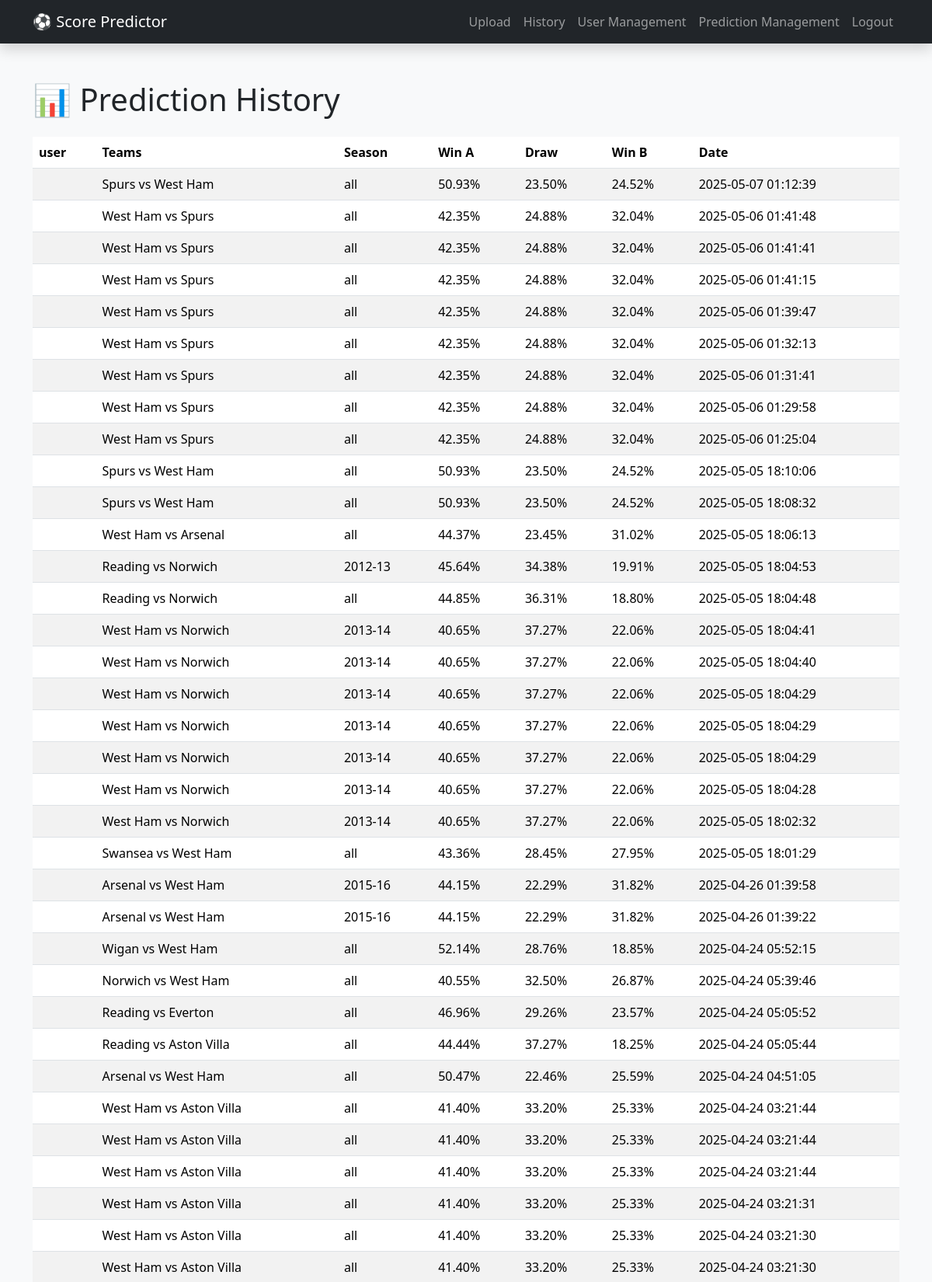
/admin/user_detail.php (signed in, upper part), run on the app's committed database.
### tables this page shows
CREATE TABLE `prediction_history` (
  `id` int(11) NOT NULL,
  `username` varchar(255) DEFAULT NULL,
  `teamA` varchar(255) DEFAULT NULL,
  `teamB` varchar(255) DEFAULT NULL,
  `season` varchar(50) DEFAULT NULL,
  `winA` decimal(5,2) DEFAULT NULL,
  `draw` decimal(5,2) DEFAULT NULL,
  `winB` decimal(5,2) DEFAULT NULL,
  `prediction_details` text DEFAULT NULL,
  `created_at` timestamp NOT NULL DEFAULT current_timestamp()
);

### admin/user_detail.php (the view, shortened to what this page needs)
<?php
require_once '../config.php';
$stmt = $pdo->query("SELECT * FROM prediction_history ORDER BY created_at DESC");
$predictions = $stmt->fetchAll();
?>
<!DOCTYPE html>
<html lang="en">
<head>
    <link href="https://cdn.jsdelivr.net/npm/bootstrap@5.3.3/dist/css/bootstrap.min.css" rel="stylesheet">
</head>
<body class="bg-light">
<?php include 'admin_navbar.php'; ?>
<div class="container py-5">
    <h1 class="mb-4">📊 Prediction History</h1>
    <table class="table table-striped">
        <thead>
            <tr>
                <th>user</th>
                <th>Teams</th>
                <th>Season</th>
                <th>Win A</th>
                <th>Draw</th>
                <th>Win B</th>
                <th>Date</th>
            </tr>
        </thead>
        <tbody>
                <tr>
                <?php foreach ($predictions as $row): ?>
                    <td><?= $row['username'] ?></td>
                    <td><?= htmlspecialchars($row['teamA']) ?> vs <?= htmlspecialchars($row['teamB']) ?></td>
                    <td><?= htmlspecialchars($row['season']) ?></td>
                    <td><?= $row['winA'] ?>%</td>
                    <td><?= $row['draw'] ?>%</td>
                    <td><?= $row['winB'] ?>%</td>
                    <td><?= $row['created_at'] ?></td>
                </tr>
            <?php endforeach; ?>
        </tbody>
    </table>
</div>
</body>
</html>

### data on the page
prediction_history: teamA "Spurs", teamB "West Ham", season "all", winA "50.93", draw "23.50", winB "24.52", created_at "2025-05-07 01:12:39"
prediction_history: teamA "West Ham", teamB "Spurs", season "all", winA "42.35", draw "24.88", winB "32.04", created_at "2025-05-06 01:41:48"
prediction_history: teamA "West Ham", teamB "Spurs", season "all", winA "42.35", draw "24.88", winB "32.04", created_at "2025-05-06 01:41:41"
prediction_history: teamA "West Ham", teamB "Spurs", season "all", winA "42.35", draw "24.88", winB "32.04", created_at "2025-05-06 01:41:15"
prediction_history: teamA "West Ham", teamB "Spurs", season "all", winA "42.35", draw "24.88", winB "32.04", created_at "2025-05-06 01:39:47"
prediction_history: teamA "West Ham", teamB "Spurs", season "all", winA "42.35", draw "24.88", winB "32.04", created_at "2025-05-06 01:32:13"
prediction_history: teamA "West Ham", teamB "Spurs", season "all", winA "42.35", draw "24.88", winB "32.04", created_at "2025-05-06 01:31:41"
prediction_history: teamA "West Ham", teamB "Spurs", season "all", winA "42.35", draw "24.88", winB "32.04", created_at "2025-05-06 01:29:58"
prediction_history: teamA "West Ham", teamB "Spurs", season "all", winA "42.35", draw "24.88", winB "32.04", created_at "2025-05-06 01:25:04"
prediction_history: teamA "Spurs", teamB "West Ham", season "all", winA "50.93", draw "23.50", winB "24.52", created_at "2025-05-05 18:10:06"
prediction_history: teamA "Spurs", teamB "West Ham", season "all", winA "50.93", draw "23.50", winB "24.52", created_at "2025-05-05 18:08:32"
prediction_history: teamA "West Ham", teamB "Arsenal", season "all", winA "44.37", draw "23.45", winB "31.02", created_at "2025-05-05 18:06:13"
prediction_history: teamA "Reading", teamB "Norwich", season "2012-13", winA "45.64", draw "34.38", winB "19.91", created_at "2025-05-05 18:04:53"
prediction_history: teamA "Reading", teamB "Norwich", season "all", winA "44.85", draw "36.31", winB "18.80", created_at "2025-05-05 18:04:48"
prediction_history: teamA "West Ham", teamB "Norwich", season "2013-14", winA "40.65", draw "37.27", winB "22.06", created_at "2025-05-05 18:04:41"
prediction_history: teamA "West Ham", teamB "Norwich", season "2013-14", winA "40.65", draw "37.27", winB "22.06", created_at "2025-05-05 18:04:40"
prediction_history: teamA "West Ham", teamB "Norwich", season "2013-14", winA "40.65", draw "37.27", winB "22.06", created_at "2025-05-05 18:04:29"
prediction_history: teamA "West Ham", teamB "Norwich", season "2013-14", winA "40.65", draw "37.27", winB "22.06", created_at "2025-05-05 18:04:29"
prediction_history: teamA "West Ham", teamB "Norwich", season "2013-14", winA "40.65", draw "37.27", winB "22.06", created_at "2025-05-05 18:04:29"
prediction_history: teamA "West Ham", teamB "Norwich", season "2013-14", winA "40.65", draw "37.27", winB "22.06", created_at "2025-05-05 18:04:28"
prediction_history: teamA "West Ham", teamB "Norwich", season "2013-14", winA "40.65", draw "37.27", winB "22.06", created_at "2025-05-05 18:02:32"
prediction_history: teamA "Swansea", teamB "West Ham", season "all", winA "43.36", draw "28.45", winB "27.95", created_at "2025-05-05 18:01:29"
prediction_history: teamA "Arsenal", teamB "West Ham", season "2015-16", winA "44.15", draw "22.29", winB "31.82", created_at "2025-04-26 01:39:58"
prediction_history: teamA "Arsenal", teamB "West Ham", season "2015-16", winA "44.15", draw "22.29", winB "31.82", created_at "2025-04-26 01:39:22"
prediction_history: teamA "Wigan", teamB "West Ham", season "all", winA "52.14", draw "28.76", winB "18.85", created_at "2025-04-24 05:52:15"
prediction_history: teamA "Norwich", teamB "West Ham", season "all", winA "40.55", draw "32.50", winB "26.87", created_at "2025-04-24 05:39:46"
prediction_history: teamA "Reading", teamB "Everton", season "all", winA "46.96", draw "29.26", winB "23.57", created_at "2025-04-24 05:05:52"
prediction_history: teamA "Reading", teamB "Aston Villa", season "all", winA "44.44", draw "37.27", winB "18.25", created_at "2025-04-24 05:05:44"
prediction_history: teamA "Arsenal", teamB "West Ham", season "all", winA "50.47", draw "22.46", winB "25.59", created_at "2025-04-24 04:51:05"
prediction_history: teamA "West Ham", teamB "Aston Villa", season "all", winA "41.40", draw "33.20", winB "25.33", created_at "2025-04-24 03:21:44"
prediction_history: teamA "West Ham", teamB "Aston Villa", season "all", winA "41.40", draw "33.20", winB "25.33", created_at "2025-04-24 03:21:44"
prediction_history: teamA "West Ham", teamB "Aston Villa", season "all", winA "41.40", draw "33.20", winB "25.33", created_at "2025-04-24 03:21:44"
prediction_history: teamA "West Ham", teamB "Aston Villa", season "all", winA "41.40", draw "33.20", winB "25.33", created_at "2025-04-24 03:21:31"
prediction_history: teamA "West Ham", teamB "Aston Villa", season "all", winA "41.40", draw "33.20", winB "25.33", created_at "2025-04-24 03:21:30"
prediction_history: teamA "West Ham", teamB "Aston Villa", season "all", winA "41.40", draw "33.20", winB "25.33", created_at "2025-04-24 03:21:30"
